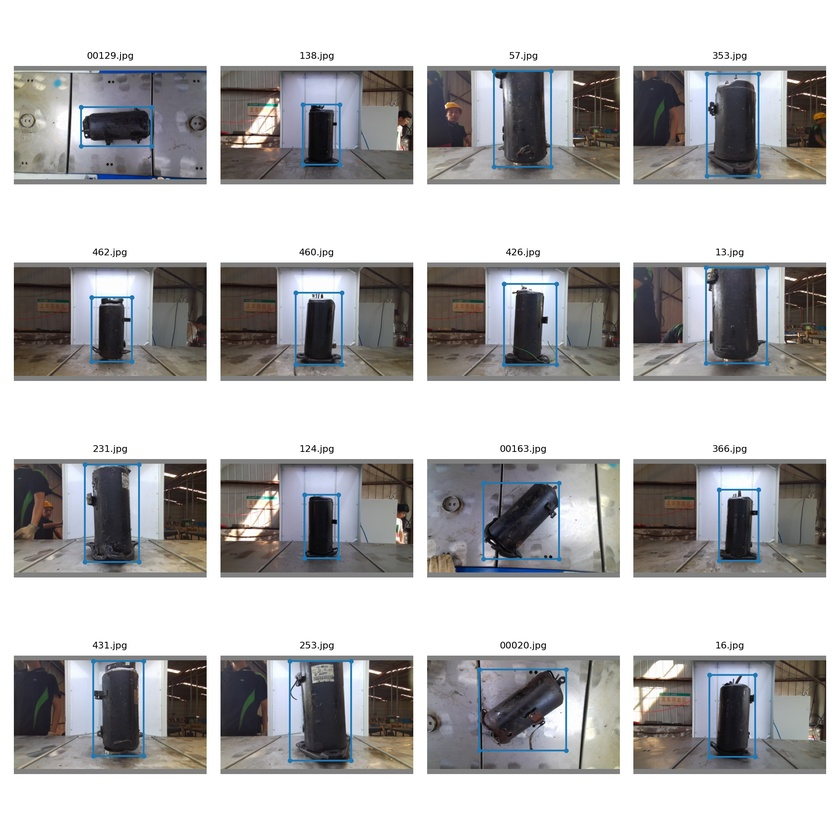
//> input picture imgs/test_batch0.jpg, 840 x 840 px, shrunk from 2000 x 2000 before the run, given in place of 3.jpg, which was not available
$ ./findContourAndRect   (built with g++ and OpenCV 4)
//> lines starting //> are read from the running program, lines starting //| are printed output that depends on the picture; after the words box and inside, x2 and y2 are one past the last pixel; in counts of white or black regions, pixels touching at a corner belong together; pictures that were not available may be replaced by others from this repository, and a replacement may not be noted
#include <opencv2/opencv.hpp>
#include <iostream>
#include <direct.h>
#include <math.h>
#include <string>

using namespace std;
using namespace cv;

// 0 - black 255 - white

Mat src, dst;
string input_dir = "../test_imgs/";
string output_dir = "../output_imgs/";
string input_num = "3";
char output_image[] = "output image";

void fillHole(const Mat srcBw, Mat& dstBw) {
    Size m_Size = srcBw.size();
    Mat Temp = Mat::zeros(m_Size.height + 2, m_Size.width + 2, srcBw.type());//延展图像
    srcBw.copyTo(Temp(Range(1, m_Size.height + 1), Range(1, m_Size.width + 1)));

    cv::floodFill(Temp, Point(0, 0), Scalar(255));

    Mat cutImg;//裁剪延展的图像
    Temp(Range(1, m_Size.height + 1), Range(1, m_Size.width + 1)).copyTo(cutImg);

    dstBw = srcBw | (~cutImg);
}

void opposite(Mat& src) {
    int rows = src.rows, cols = src.cols;
    for (size_t i = 0; i < rows; ++i) {
        for (size_t j = 0; j < cols; ++j) {
            int px_value = src.at<uchar>(i, j);
            //cout << px_value<< endl;
            src.at<uchar>(i, j) = 255 - px_value;
        }
    }
}

int main(int argc, char argv[]) {


    src = imread(input_dir + input_num + "/" + input_num + ".jpg");
//> src is the input picture: 840 rows x 840 cols, CV_8UC3; mean B, G, R 182.6, 181.5, 182.1
    if (src.empty()) {
        printf("colud not load image ..\n");
        return -1;
    }

    // namedWindow(input_image, CV_WINDOW_NORMAL);
    // namedWindow(output_image, CV_WINDOW_NORMAL);
    // imshow(input_image, src);

    // 均值降噪
    Mat blurImg;
    GaussianBlur(src, blurImg, Size(7, 7), 0, 0);

    // 灰度图
    Mat gray_src, binary, equlizedImg;
    cvtColor(blurImg, gray_src, COLOR_BGR2GRAY);
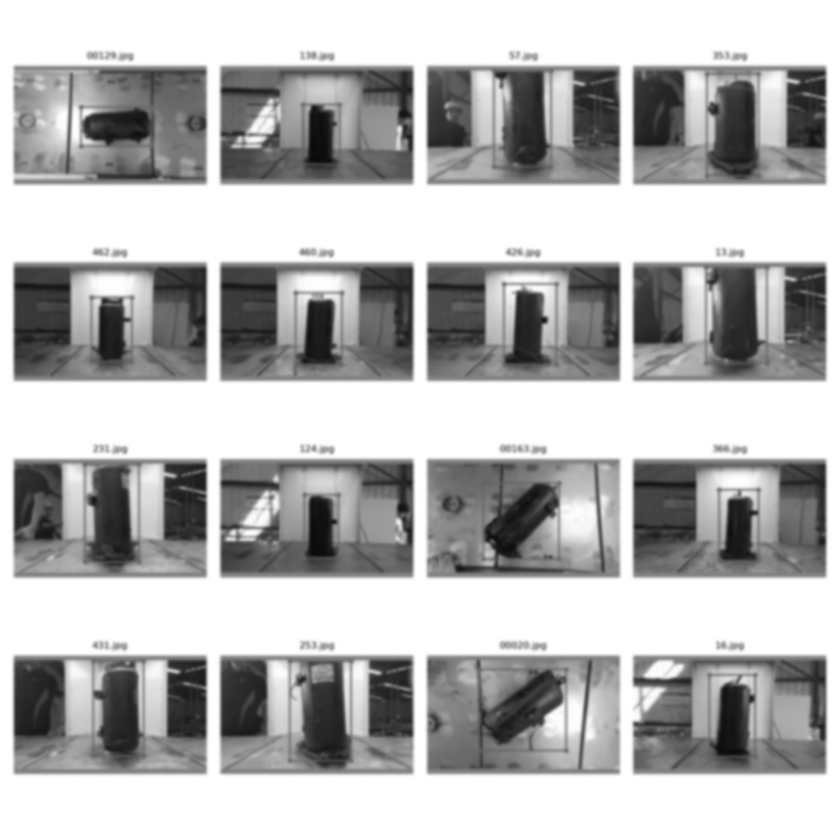
//> gray_src: 840 rows x 840 cols, CV_8UC1; min 9, max 255, mean 181.8
    imshow("grayImg", gray_src);

    // 二值化
    threshold(gray_src, binary, 60, 255, THRESH_BINARY);
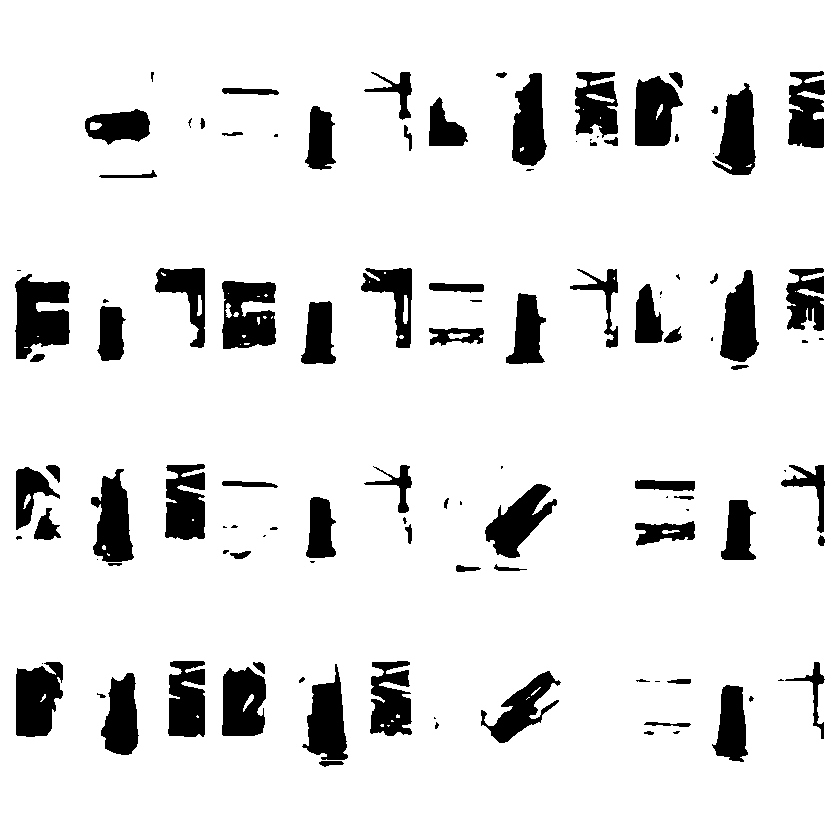
//> binary: 840 rows x 840 cols, CV_8UC1; 89.4% white; 113 black regions (35 under 20 px), largest, box (x1, y1, x2, y2) and area: (15, 274, 70, 359) 3285, (222, 281, 276, 349) 2862, (16, 662, 63, 737) 2770
    // imshow("binary", binary);
    imwrite(output_dir + input_num + "/binary.jpg", binary);


    Mat morphImage;
    Mat bigKernel = getStructuringElement(MORPH_RECT, Size(15, 15));
    Mat smallKernel = getStructuringElement(MORPH_RECT, Size(3, 3));
    // [6 lines of commented-out code are left out]

    morphologyEx(binary, morphImage, MORPH_OPEN, smallKernel, Point(-1, -1), 2);
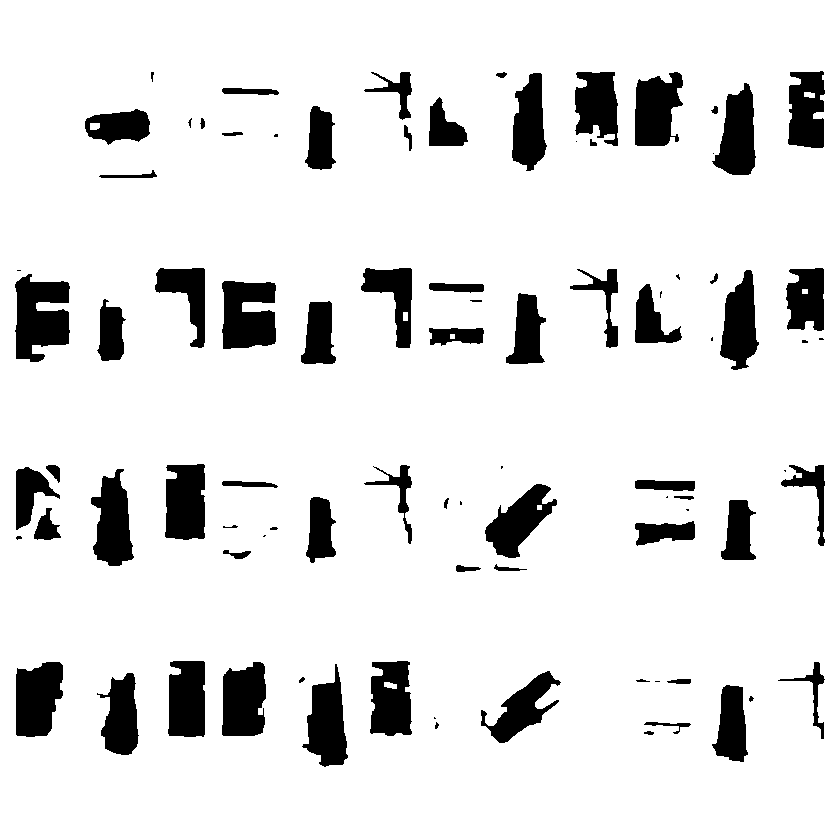
//> morphImage: 840 rows x 840 cols, CV_8UC1; 88.8% white; 88 black regions (21 under 20 px), largest, box (x1, y1, x2, y2) and area: (15, 274, 70, 362) 3445, (222, 281, 276, 349) 3054, (16, 662, 63, 737) 2879

    // 闭操作进行联通物体内部
    // morphologyEx(morphImage, morphImage, MORPH_CLOSE, bigKernel, Point(-1, -1), 2);
    //imshow("morphology", morphImage);
    //imwrite(output_dir + input_num + "/morph.jpg", morphImage);

    Mat paddedImage;
    copyMakeBorder(morphImage, paddedImage, 10, 10, 10, 10, BORDER_CONSTANT, 255);
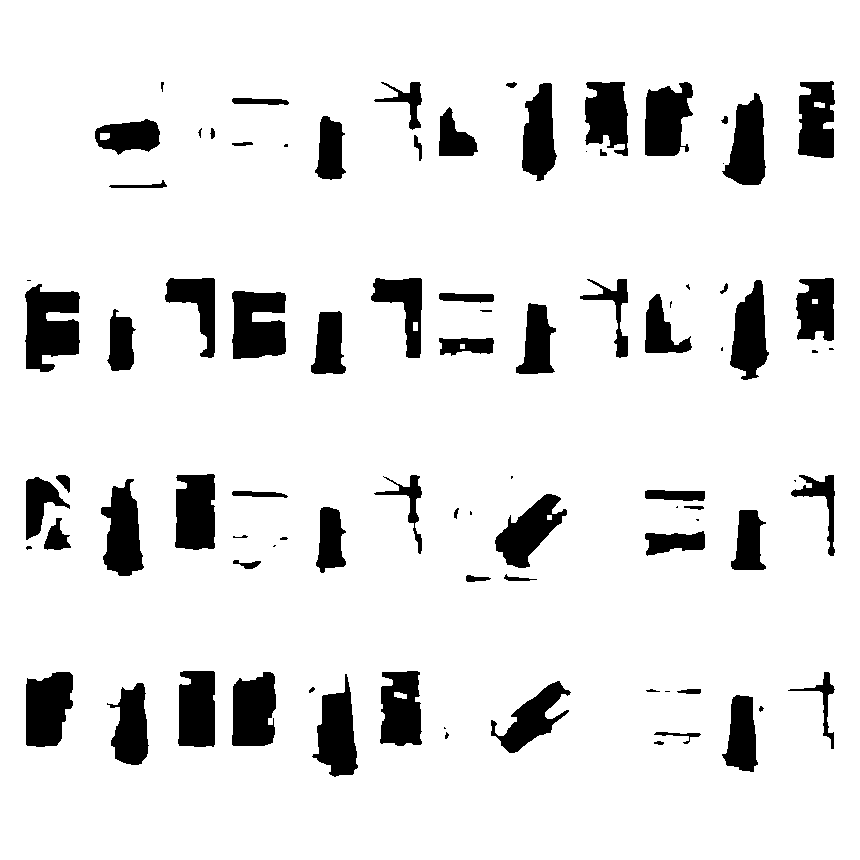
//> paddedImage: 860 rows x 860 cols, CV_8UC1; 89.4% white; 88 black regions (21 under 20 px)
    // copyMakeBorder(binary, paddedImage, 10, 10, 10, 10, BORDER_CONSTANT, 255);
    imshow("paddedImage", paddedImage);
    imwrite(output_dir + input_num + "/padded.jpg", paddedImage);

    // 获取最大轮廓
    vector<vector<Point>> contours;
    vector<Vec4i> hireachy;
    findContours(paddedImage, contours, hireachy, CV_RETR_LIST, CHAIN_APPROX_SIMPLE, Point());
//> contours = 97 contours, 19 with area under 20; largest, box (x1, y1, x2, y2) and area: (0, 0, 860, 860) 737881, (24, 283, 81, 373) 3622, (231, 290, 287, 360) 3201, (25, 671, 74, 748) 2991, (231, 671, 277, 747) 2901; hireachy = 97 items, first 8: [1, -1, -1, -1], [2, 0, -1, -1], [3, 1, -1, -1], [4, 2, -1, -1], [5, 3, -1, -1], [6, 4, -1, -1], [7, 5, -1, -1], [8, 6, -1, -1]
    Mat connImage = Mat::zeros(src.size(), CV_8UC3);
    for (size_t t = 0; t < contours.size(); t++) {
        Rect rect = boundingRect(contours[t]);
        if( rect.width < src.cols / 2) continue;
        // if (rect.width > src.cols - 10) continue;

        double area = contourArea(contours[t]);
        double len = arcLength(contours[t], true);

        RotatedRect rrect = minAreaRect(contours[t]);
        Point2f vertex[4];
        rrect.points(vertex);

        //绘制旋转矩形
        for (int i = 0; i < 4; i++) {
            cv::line(connImage, vertex[i], vertex[(i + 1) % 4], cv::Scalar(255, 100, 200), 2, CV_AA);
        }

        drawContours(connImage, contours, t, Scalar(0, 0, 255), 1, 8, hireachy);
        printf("area of star could : %f \n", area);
        printf("lenght of star could : %f \n", len);
    }
//> this loop made 97 passes
//> (rect, area, len, rrect, vertex, t) on pass 97: (Rect(0, 0, 860, 860), 737881, 3436, centre (429.5, 429.5), size (859, 859), angle -90, 4 Points (x, y): [859, 859], [0, 859], [0, 0], [859, 0], 96)
//> rect on passes 1 to 6: Rect(653, 740, 12, 6), Rect(653, 731, 49, 14), Rect(444, 731, 6, 9), Rect(443, 726, 4, 4), Rect(758, 705, 7, 8), Rect(721, 694, 38, 79)
//| area of star could : 737881.000000
//| lenght of star could : 3436.000000
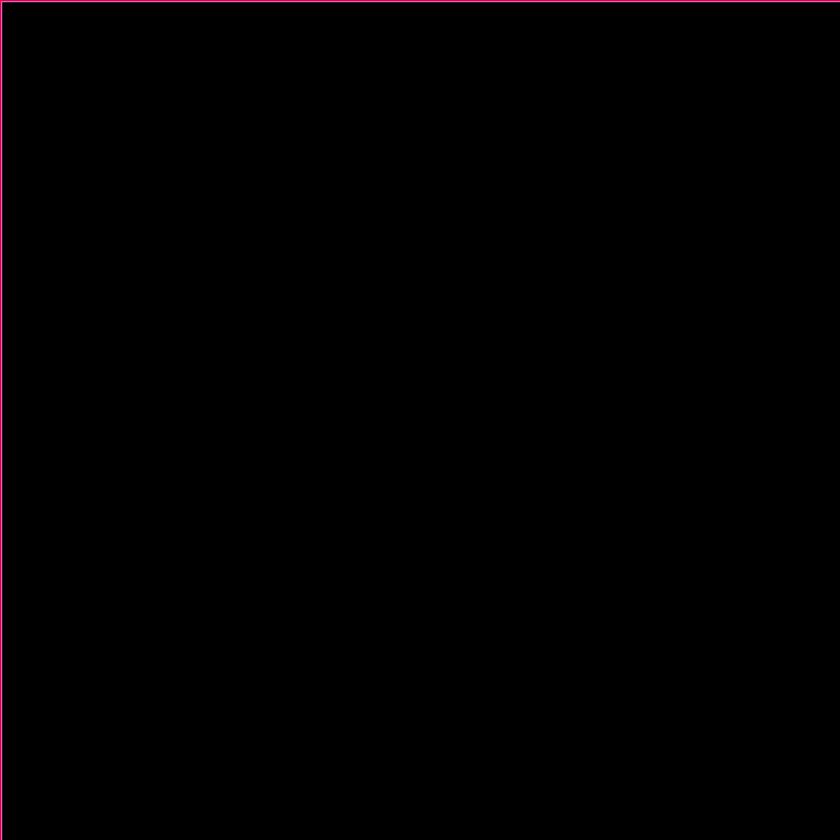
//> connImage: 840 rows x 840 cols, CV_8UC3; mean B, G, R 0.7, 0.3, 1.2
    imshow("finalImage" + input_num, connImage);
    imwrite(output_dir + input_num + "/ContourWithRect.jpg", connImage);

    waitKey(0);
    return 0;
}
